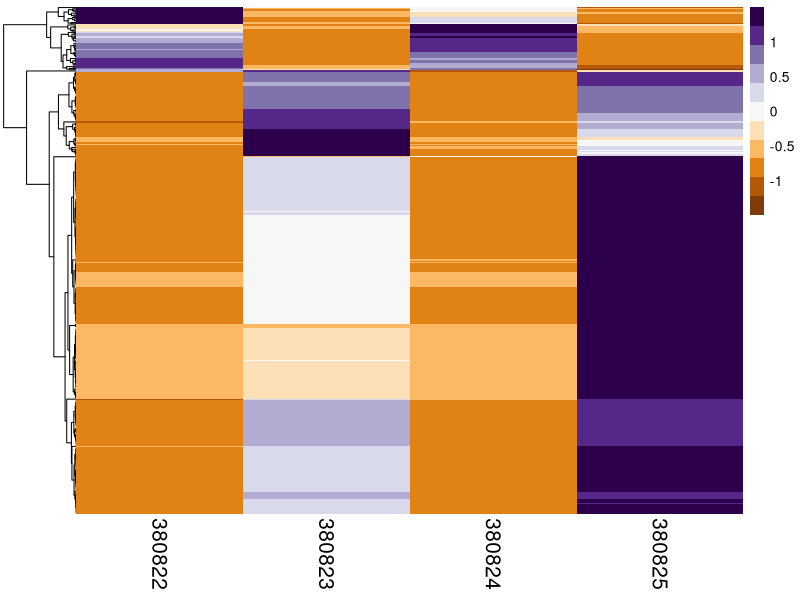
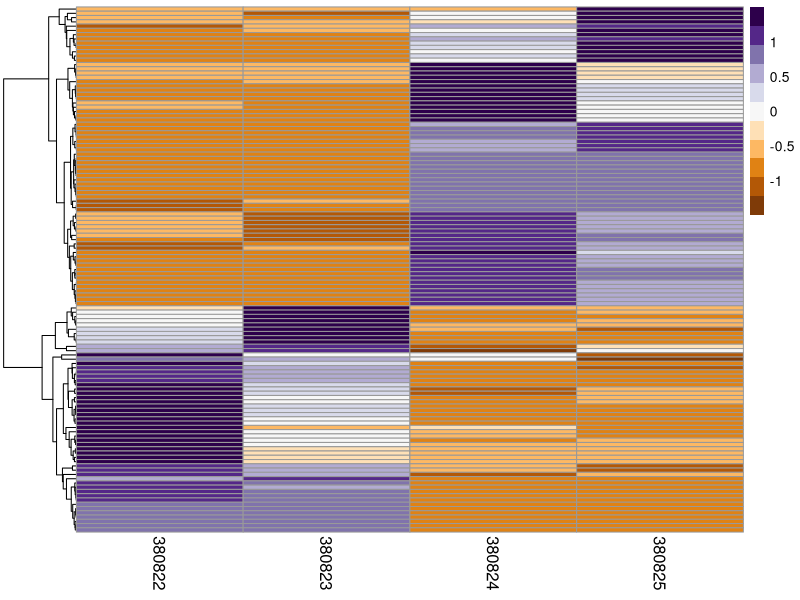
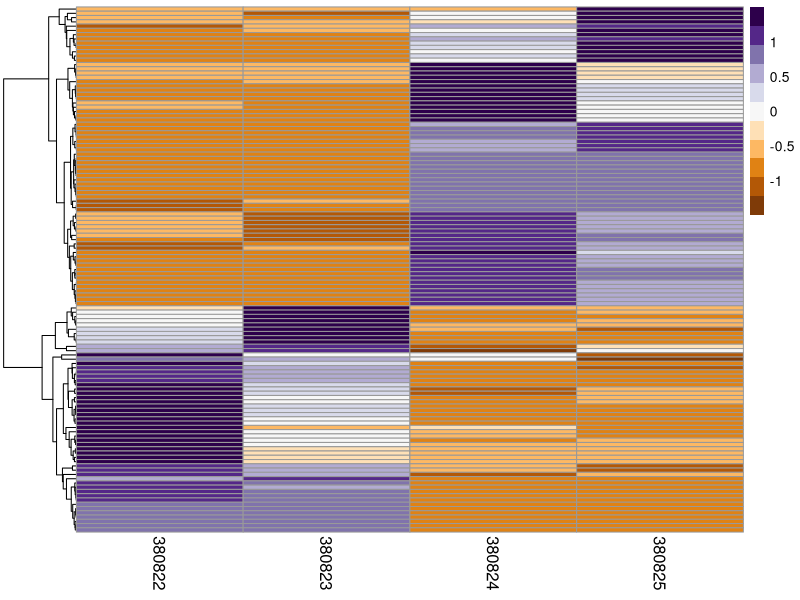
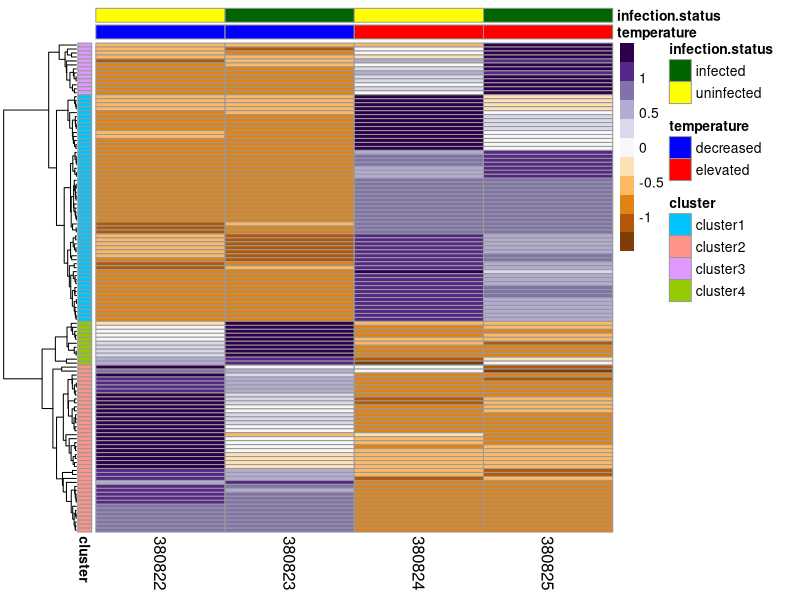

Reproduce these figures in R, in order.
## ---- chunk 1
library(tidyverse)
library(pheatmap)
library(RColorBrewer)
library(data.table)
## ---- chunk 2
degs_inftemp <- read.delim("../analyses/DESeq2/DEGlist-inf-temp-counts.tab", sep = '\t')
head(degs_inftemp)
## ---- chunk 3
degs_contrast.temp <- read.delim("../analyses/DESeq2/DEGlist-contrast-temp-counts.tab", sep = '\t')
head(degs_contrast.temp)
## ---- chunk 4
heatmapPurpleOrange <- RColorBrewer::brewer.pal(11, "PuOr")
## ---- chunk 5
rownames(degs_inftemp) <- degs_inftemp$Trinity_ID #set Trinity IDs as rownames
inftemp.heatmap <- degs_inftemp[,-1] #remove redundant column
head(inftemp.heatmap)
## ---- chunk 6
inftemp.heatmap <- select(inftemp.heatmap, "X380822_cold_uninfected", "X380823_cold_infected", "X380824_warm_uninfected", "X380825_warm_infected")
head(inftemp.heatmap)
## ---- chunk 7
colnames(inftemp.heatmap) <- c("380822", "380823", "380824", "380825")
head(inftemp.heatmap)
## ---- chunk 8
noz_inftemp.heatmap <- inftemp.heatmap[rowSums(inftemp.heatmap[, -1] >0) !=0, ]
head(noz_inftemp.heatmap)
## ---- chunk 9
pheatmap(noz_inftemp.heatmap, scale = "row", cluster_row = TRUE, cluster_cols = FALSE, clustering_distance_rows = "euclidean", clustering_method = "average", show_rownames = FALSE, show_colnames = TRUE, treeheight_col = 80, legend = TRUE, color = heatmapPurpleOrange, fontsize_col = 15, fontsize_row = 12)
## ---- chunk 10
rownames(degs_contrast.temp) <- degs_contrast.temp$Trinity_ID #set Trinity IDs as rownames
contrasttemp.heatmap <- degs_contrast.temp[,-1] #remove redundant column
head(contrasttemp.heatmap)
## ---- chunk 11
contrasttemp.heatmap <- select(contrasttemp.heatmap, "X380822_cold_uninfected", "X380823_cold_infected", "X380824_warm_uninfected", "X380825_warm_infected")
head(contrasttemp.heatmap)
## ---- chunk 12
colnames(contrasttemp.heatmap) <- c("380822", "380823", "380824", "380825")
head(contrasttemp.heatmap)
## ---- chunk 13
noz_contrasttemp.heatmap <- contrasttemp.heatmap[rowSums(contrasttemp.heatmap[, -1] >0) !=0, ]
head(noz_contrasttemp.heatmap)
## ---- chunk 14
pheatmap(noz_contrasttemp.heatmap, scale = "row", cluster_row = TRUE, cluster_cols = FALSE, clustering_distance_rows = "euclidean", clustering_method = "average", show_rownames = FALSE, show_colnames = TRUE, treeheight_col = 80, legend = TRUE, color = heatmapPurpleOrange, fontsize_col = 12, fontsize_row = 12)
## ---- chunk 15
results <- pheatmap(noz_contrasttemp.heatmap, scale = "row", cluster_row = TRUE, cluster_cols = FALSE, clustering_distance_rows = "euclidean", clustering_method = "average", show_rownames = FALSE, show_colnames = TRUE, treeheight_col = 80, legend = TRUE, color = heatmapPurpleOrange, fontsize_col = 12, fontsize_row = 12)
## ---- chunk 16
inftemp.clust <- cbind(noz_contrasttemp.heatmap,
                   cluster = cutree(results$tree_row,
                                     k = 4))
head(inftemp.clust)
## ---- chunk 17
clusters <- select(inftemp.clust, "cluster")
head(clusters)
## ---- chunk 18
clusters <- data.frame(cluster = ifelse(clusters == 1, "cluster1", ifelse(clusters == 2, "cluster2", ifelse(clusters == 3, "cluster3", "cluster4"))))
head(clusters)
## ---- chunk 19
sample_col <- data.frame(temperature = c("decreased", "decreased", "elevated", "elevated"))
row.names(sample_col) <-colnames(noz_contrasttemp.heatmap)
sample_col
## ---- chunk 20
sample_col$infection.status <- c("uninfected", "infected", "uninfected", "infected")
sample_col
## ---- chunk 21
my_colors <- list(
  temperature = c(decreased = "blue", elevated = "red"),
  infection.status = c(infected = "darkgreen", uninfected = "yellow")
)
## ---- chunk 22
pheatmap(noz_contrasttemp.heatmap, scale = "row", cluster_row = TRUE, cluster_cols = FALSE, clustering_distance_rows = "euclidean", clustering_method = "average", annotation_colors = my_colors, annotation_row = clusters, annotation_col = sample_col, show_rownames = FALSE, show_colnames = TRUE, treeheight_col = 80, legend = TRUE, color = heatmapPurpleOrange, fontsize_col = 12, fontsize_row = 12)
